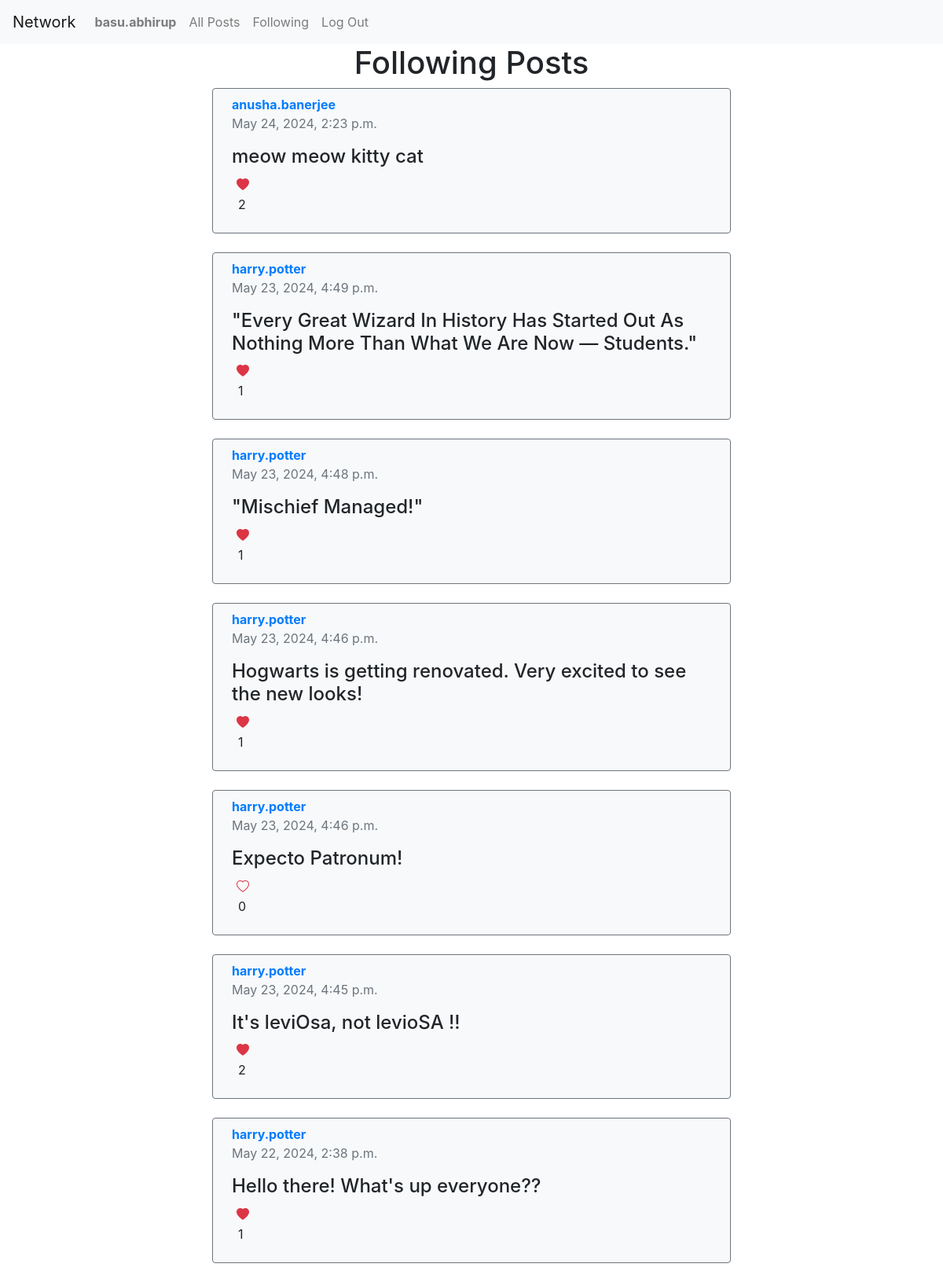
Page /following (signed in) on the committed database.
### network/models.py (models this page shows, shortened)
class User(AbstractUser):
    pass

class Post(models.Model):
  user = models.ForeignKey(User, on_delete=models.CASCADE)
  content = models.TextField()
  timestamp = models.DateTimeField(auto_now_add=True)
  likes = models.PositiveIntegerField(default=0)

### network/views.py (the view)
# urls.py: path('following', views.following_posts, name='following_posts'),
@login_required
def following_posts(request):
  if request.method != 'GET':
    return JsonResponse({'error': 'Method not allowed'}, status=405)
  following = request.user.following.all()
  following_users = [f.following for f in following]
  following_posts = Post.objects.filter(user__in=following_users).order_by('-timestamp')
  posts = []
  for post in following_posts:
    already_liked = post.liked_by.filter(user=request.user).exists()
    posts.append({
      'post': post,
      'already_liked': already_liked
    })
  paginator = Paginator(posts, 10)
  page_number = request.GET.get('page')
  page_obj = paginator.get_page(page_number)
  return render(request, 'network/all_posts.html', {
    'posts': page_obj,
    'paginator': paginator,
    'following_posts': True
    })

### network/templates/network/all_posts.html (shortened to what this page needs)
{% extends "network/layout.html" %}
{% block body %}
    {% if following_posts == True %}
        <h1>Following Posts</h1>
    {% else %}
        <h1>All Posts</h1>
    {% endif %}
    <div class="post-container">
        {% for post in posts %}
        <div class="post px-4 py-2 border border border-secondary rounded bg-light mb-4 w-100">
            <p class="mb-0 d-inline-block mr-3"><a href="{% url 'profile' post.post.user.username %}"><strong>{{ post.post.user.username }}</strong></a></p>
            <p class="text-muted mt-0">{{ post.post.timestamp }}</p>
            <p class="h4" id="post-content-{{ post.post.id }}">{{ post.post.content }}</p>
            {% if user.is_authenticated %}
                <button class="like-button border-0 bg-light" data-post-id="{{ post.post.id }}" onclick="handleLiking(event)">
                    {% if post.already_liked == True %}
                        <i class="bi bi-heart-fill text-danger"></i>
                    {% else %}
                        <i class="bi bi-heart text-danger"></i>
                    {% endif %}
                </button>
                <p class="ml-2" id="like-count-{{ post.post.id }}">{{ post.post.likes }}</p>
            {% else %}
                <p id="like-count-{{ post.post.id }}"><i class="bi bi-heart text-danger"></i> &nbsp;{{ post.post.likes }}</p>
            {% endif %}
        </div>
        {% endfor %}
    </div>
{% endblock %}

### network/templates/network/layout.html (shortened to what this page needs)
{% load static %}
<!DOCTYPE html>
<html lang="en">
    <head>
        <link rel="stylesheet" href="https://stackpath.bootstrapcdn.com/bootstrap/4.4.1/css/bootstrap.min.css">
        <link rel="stylesheet" href="https://cdn.jsdelivr.net/npm/bootstrap-icons@1.11.3/font/bootstrap-icons.min.css">
        <link href="{% static 'network/styles.css' %}" rel="stylesheet">
    </head>
    <body>
        <nav class="navbar navbar-expand-lg navbar-light bg-light">
            <a class="navbar-brand" href="{% url 'index' %}">Network</a>
            <div>
              <ul class="navbar-nav mr-auto">
                {% if user.is_authenticated %}
                    <li class="nav-item">
                        <a class="nav-link" href="{% url 'profile' user.username %}"><strong>{{ user.username }}</strong></a>
                    </li>
                {% endif %}
                <li class="nav-item">
                  <a class="nav-link" href="{% url 'posts' %}">All Posts</a>
                </li>
                {% if user.is_authenticated %}
                    <li class="nav-item">
                        <a class="nav-link" href="{% url 'following_posts' %}">Following</a>
                    </li>
                    <li class="nav-item">
                        <a class="nav-link" href="{% url 'logout' %}">Log Out</a>
                    </li>
                {% endif %}
              </ul>
            </div>
          </nav>
        <div class="body">
            {% block body %}
            {% endblock %}
        </div>
    </body>
</html>

### network/static/network/styles.css (style rules this page uses)
.body { display: flex; flex-direction: column; justify-content: center; align-items: center; }
.post-container { display: flex; flex-direction: column; align-items: start; justify-content: center; width: 85%; }
@media (min-width: 992px) { .post-container { width: 55%; } }

### rows in the picture
User: username "basu.abhirup"
Post: post.user.username "anusha.banerjee", post.timestamp "May 24, 2024, 2:23 p.m.", post.content "meow meow kitty cat", post.likes "2"
Post: post.user.username "harry.potter", post.timestamp "May 23, 2024, 4:49 p.m.", post.content "\"Every Great Wizard In History Has Started Out As Nothing More Than What We Are Now — Students.\"", post.likes "1"
Post: post.user.username "harry.potter", post.timestamp "May 23, 2024, 4:48 p.m.", post.content "\"Mischief Managed!\"", post.likes "1"
Post: post.user.username "harry.potter", post.timestamp "May 23, 2024, 4:46 p.m.", post.content "Hogwarts is getting renovated. Very excited to see the new looks!", post.likes "1"
Post: post.user.username "harry.potter", post.timestamp "May 23, 2024, 4:46 p.m.", post.content "Expecto Patronum!", post.likes "0"
Post: post.user.username "harry.potter", post.timestamp "May 23, 2024, 4:45 p.m.", post.content "It's leviOsa, not levioSA !!", post.likes "2"
Post: post.user.username "harry.potter", post.timestamp "May 22, 2024, 2:38 p.m.", post.content "Hello there! What's up everyone??", post.likes "1"
